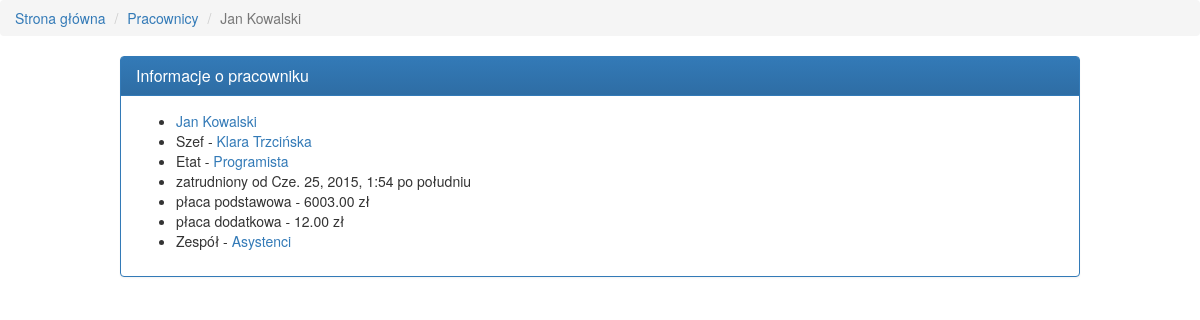
Page /pracownik-1/ on the committed database.
### pracownicy/models.py (models this page shows, shortened)
class Pracownicy(models.Model):
    imie = models.CharField(max_length=50)
    nazwisko = models.CharField(max_length=50)
    ID_etatu = models.ForeignKey(Etaty)
    ID_szefa = models.ForeignKey("self",null=True,blank=True)
    zatrudniony = models.DateTimeField('data zatrudnienia')
    placa_pod = models.DecimalField(max_digits=6,decimal_places=2)
    placa_dod = models.DecimalField(max_digits=6,decimal_places=2,default=0)
    ID_zespolu = models.ForeignKey(Zespoly,null=True,blank=True)

class Etaty(models.Model):
    nazwa = models.CharField(max_length=50)
    placa_od = models.DecimalField(max_digits=6,decimal_places=2)
    placa_do = models.DecimalField(max_digits=6,decimal_places=2)

class Zespoly(models.Model):
    nazwa = models.CharField(max_length=50)
    adres = models.CharField(max_length=100)

### pracownicy/views.py (the view)
# urls.py: url(r'^pracownik-([0-9]+)/$', views.pokazPracownika),
def pokazPracownika(request, pk):
    pracownik=get_object_or_404(models.Pracownicy, pk=pk)
    szef_id = pracownik.ID_szefa
    return render(request, 'pracownik.html', locals())

### templates/pracownik.html
{% extends "index.html" %}
    {% block content %}
    <ul class="breadcrumb">
        <li><a href="/">Strona główna</a></li>
        <li><a href="/pracownicy">Pracownicy</a></li>
        <li class="active">{% block title %}{{ pracownik.imie }} {{ pracownik.nazwisko }}{% endblock %}</li>
    </ul>
    <div id="main" class="main panel panel-primary">
        <div class="panel-heading"><h3 class="panel-title">Informacje o pracowniku</h3></div>
        <div class="panel-body">
        <ul>
            <li><a href="/pracownik-{{pracownik.pk}}/">{{pracownik.imie}} {{ pracownik.nazwisko }}</a></li>
            {% if pracownik.ID_szefa %}
                <li>Szef - <a href="/pracownik-{{pracownik.ID_szefa.pk}}/">{{pracownik.ID_szefa.imie}} {{ pracownik.ID_szefa.nazwisko }}</a></li>
            {% endif %}
            <li>Etat - <a href="/etat-{{pracownik.ID_etatu.pk}}/">{{pracownik.ID_etatu.nazwa}}</a></li>
            <li>zatrudniony od {{ pracownik.zatrudniony }}</li>
            <li>płaca podstawowa - {{ pracownik.placa_pod }} zł</li>
            <li>płaca dodatkowa - {{ pracownik.placa_dod }} zł</li>
            {% if pracownik.ID_zespolu %}
                <li>Zespół - <a href="/zespol-{{pracownik.ID_zespolu.pk}}/">{{pracownik.ID_zespolu.nazwa}}</a></li>
            {% endif %}
        </ul>
        </div>
        </div>
    {% endblock %}

### pracownicy/static/main.css (style rules this page uses)
.main { width: 80%; margin: 1em auto 0 auto; }

### rows in the picture
Pracownicy: imie "Jan", nazwisko "Kowalski", ID_szefa.imie "Klara", ID_szefa.nazwisko "Trzcińska", ID_etatu.nazwa "Programista", zatrudniony "Cze. 25, 2015, 1:54 po południu", placa_pod "6003.00", placa_dod "12.00", ID_zespolu.nazwa "Asystenci"
